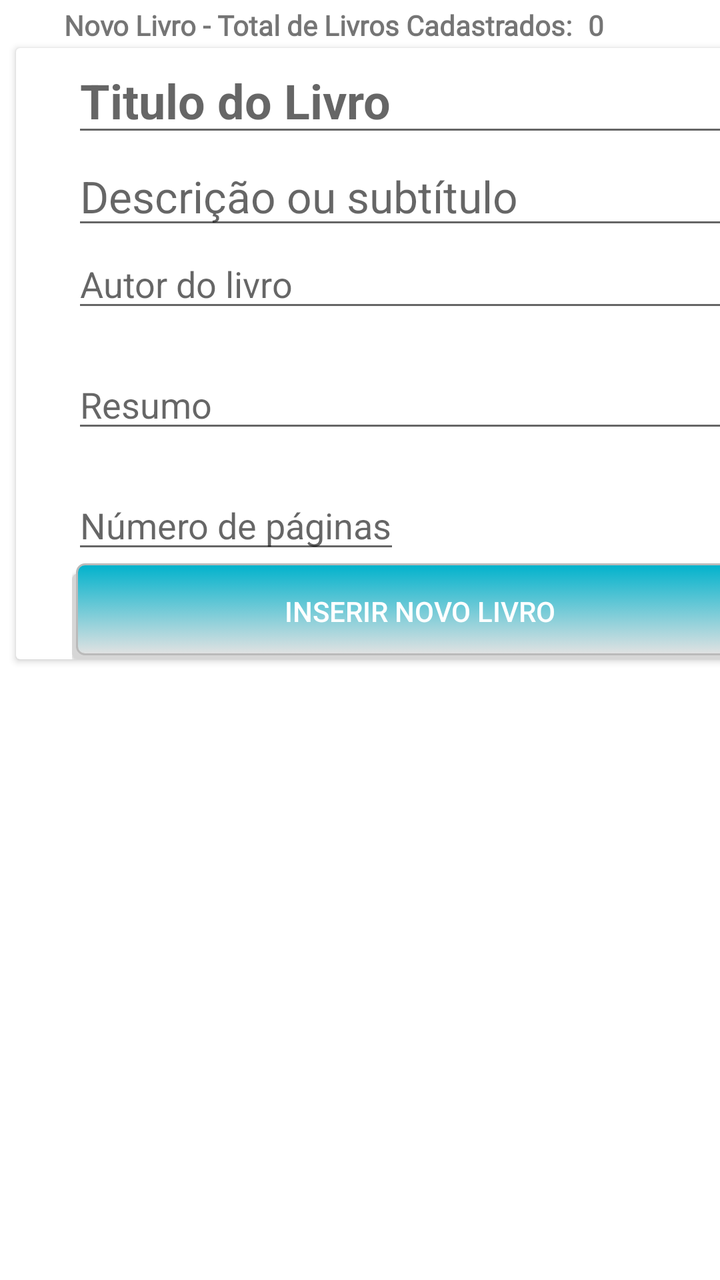
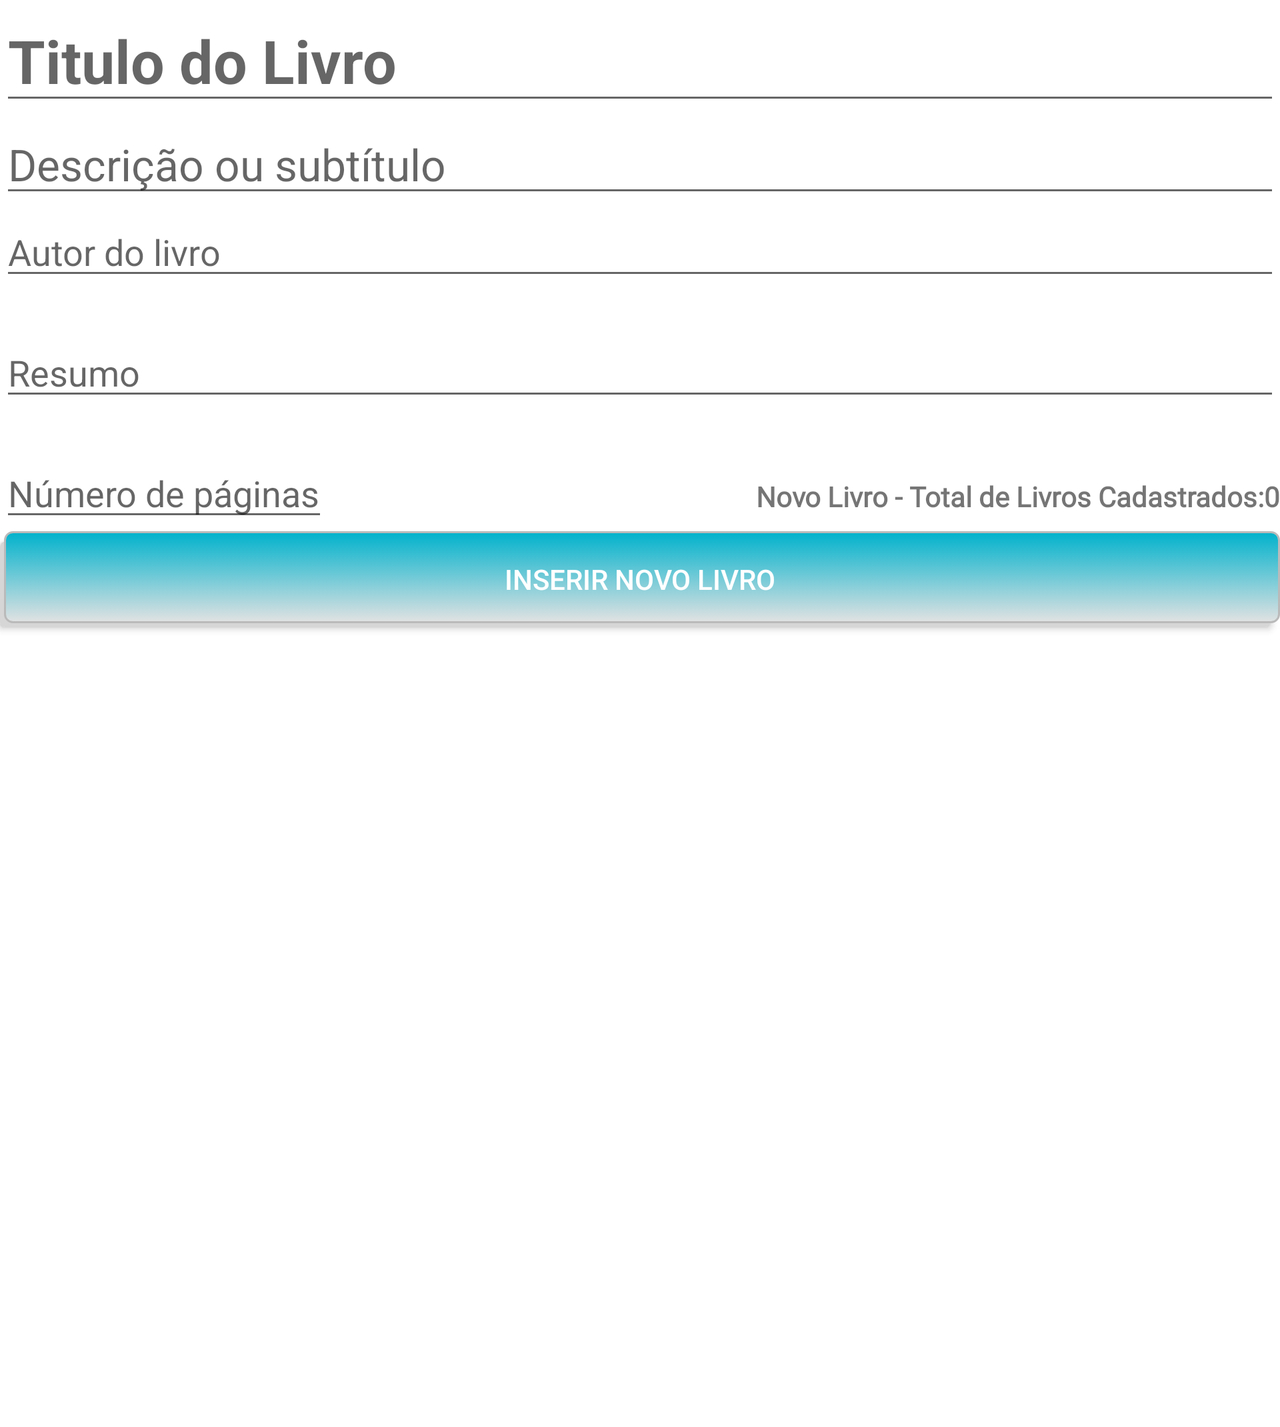

Compare how this app lays out the same screen by default and in its alternative resource folder. The renders come first, then the two layout files and the values they reference.
<!-- AndroidManifest.xml: application theme AppTheme -->
<!-- res/layout/fragment_new.xml -->
<?xml version="1.0" encoding="utf-8"?>
<androidx.constraintlayout.widget.ConstraintLayout xmlns:android="http://schemas.android.com/apk/res/android"
    xmlns:app="http://schemas.android.com/apk/res-auto"
    xmlns:tools="http://schemas.android.com/tools"
    android:layout_width="match_parent"
    android:layout_height="match_parent"
    android:background="@android:color/white"
    tools:context=".frags.NewFrag">

    <TextView
        android:id="@+id/txt1"
        android:layout_width="wrap_content"
        android:layout_height="wrap_content"
        android:layout_marginStart="32dp"
        android:layout_marginLeft="32dp"
        android:layout_marginTop="3dp"
        android:fontFamily="@font/roboto"
        android:text="@string/LiveData_NovoLivro"
        android:textSize="14sp"
        android:textStyle="bold"
        app:layout_constraintStart_toStartOf="parent"
        app:layout_constraintTop_toTopOf="parent" />

    <TextView
        android:id="@+id/txt2"
        android:layout_width="wrap_content"
        android:layout_height="wrap_content"
        android:layout_marginStart="8dp"
        android:layout_marginLeft="8dp"
        android:layout_marginTop="3dp"
        android:fontFamily="@font/roboto"
        android:text="@string/_02"
        android:textSize="14sp"
        android:textStyle="bold"
        app:layout_constraintStart_toEndOf="@+id/txt1"
        app:layout_constraintTop_toTopOf="parent" />

    <androidx.cardview.widget.CardView
        android:layout_width="400dp"
        android:layout_height="wrap_content"
        android:layout_marginStart="8dp"
        android:layout_marginLeft="8dp"
        android:layout_marginTop="24dp"
        android:layout_marginEnd="8dp"
        android:layout_marginRight="8dp"
        app:layout_constraintEnd_toEndOf="parent"
        app:layout_constraintHorizontal_bias="0.0"
        app:layout_constraintStart_toStartOf="parent"
        app:layout_constraintTop_toTopOf="parent">

        <ScrollView
            android:layout_width="match_parent"
            android:layout_height="match_parent"
            android:layout_marginLeft="28dip"
            android:layout_marginRight="24dip">

            <LinearLayout
                android:layout_width="match_parent"
                android:layout_height="match_parent"
                android:orientation="vertical">

                <EditText
                    android:id="@+id/edtTitulo"
                    android:layout_width="match_parent"
                    android:layout_height="wrap_content"
                    android:hint="@string/titulo_do_livroNew"
                    android:inputType="textAutoCorrect"
                    android:textAppearance="@style/TextAppearance.AppCompat.Medium"
                    android:textColor="@android:color/background_dark"
                    android:textSize="24sp"
                    android:textStyle="bold"
                    android:autofillHints="" />

                <EditText
                    android:id="@+id/edtDesc"
                    android:layout_width="match_parent"
                    android:layout_height="wrap_content"
                    android:hint="@string/descri_o_ou_subt_tuloNew"
                    android:inputType="textAutoCorrect"
                    android:textAppearance="@style/TextAppearance.AppCompat.Medium"
                    android:textColor="@android:color/background_dark"
                    android:textSize="22sp"
                    android:autofillHints="" />

                <EditText
                    android:id="@+id/edtAutor"
                    android:layout_width="match_parent"
                    android:layout_height="wrap_content"
                    android:hint="@string/autor_do_livroNew"
                    android:inputType="text"
                    android:textSize="18sp"
                    android:autofillHints="" />

                <TextView
                    android:id="@+id/textViewBlank11"
                    android:layout_width="match_parent"
                    android:layout_height="wrap_content" />

                <EditText
                    android:id="@+id/edtResumo"
                    android:layout_width="match_parent"
                    android:layout_height="wrap_content"
                    android:hint="@string/resumoNew"
                    android:inputType="textAutoCorrect"
                    android:autofillHints="" />

                <TextView
                    android:id="@+id/textViewBlank12"
                    android:layout_width="match_parent"
                    android:layout_height="wrap_content" />

                <LinearLayout
                    android:layout_width="match_parent"
                    android:layout_height="match_parent"
                    android:orientation="horizontal">

                    <EditText
                        android:id="@+id/txtPagina"
                        android:layout_width="wrap_content"
                        android:layout_height="wrap_content"
                        android:hint="@string/n_mero_de_p_ginasNew"
                        android:inputType="number"
                        android:shadowColor="@android:color/holo_blue_light"
                        android:textColor="@android:color/holo_blue_light"
                        android:autofillHints="" />

                    <TextView
                        android:id="@+id/edtPag"
                        android:layout_width="wrap_content"
                        android:layout_height="wrap_content"
                        android:layout_weight="1" />

                    <TextView
                        android:id="@+id/textView4"
                        android:layout_width="wrap_content"
                        android:layout_height="wrap_content"
                        android:layout_weight="1" />

                    <TextView
                        android:id="@+id/textView5"
                        android:layout_width="wrap_content"
                        android:layout_height="wrap_content"
                        android:layout_weight="1" />

                </LinearLayout>

                <Button
                    android:id="@+id/btnNovoLivro"
                    android:layout_width="match_parent"
                    android:layout_height="wrap_content"
                    android:text="@string/inserir_novo_livroNew"
                    android:background="@drawable/button_selector"/>
            </LinearLayout>
        </ScrollView>

    </androidx.cardview.widget.CardView>

</androidx.constraintlayout.widget.ConstraintLayout>
<!-- resources referenced by this layout -->
<resources>
  <!-- drawable button_selector (drawable) -->
  <?xml version="1.0" encoding="utf-8"?>
  <selector xmlns:android="http://schemas.android.com/apk/res/android">
      <item>
          <layer-list>
              <item android:right="5dp" android:top="5dp">
                  <shape>
                      <corners android:radius="3dp" />
                      <solid android:color="#D6D6D6" />
                  </shape>
              </item>
              <item android:bottom="2dp" android:left="2dp">
                  <shape>
                      <gradient android:angle="270"
                          android:endColor="#E2E2E2" android:startColor="@color/colorAccent" />
                      <stroke android:width="1dp" android:color="#BABABA" />
                      <corners android:radius="4dp" />
                      <padding android:bottom="10dp" android:left="10dp"
                          android:right="10dp" android:top="10dp" />
                  </shape>
              </item>
          </layer-list>
      </item>
  </selector>
  <string name="LiveData_NovoLivro">Novo Livro - Total de Livros Cadastrados:</string>
  <string name="_02">0</string>
  <string name="autor_do_livroNew">Autor do livro</string>
  <string name="descri_o_ou_subt_tuloNew">Descrição ou subtítulo</string>
  <string name="inserir_novo_livroNew">Inserir Novo Livro</string>
  <string name="n_mero_de_p_ginasNew">Número de páginas</string>
  <string name="resumoNew">Resumo</string>
  <string name="titulo_do_livroNew">Titulo do Livro</string>
  <style name="AppTheme" parent="Theme.AppCompat.Light.DarkActionBar">
          
          <item name="colorPrimary">@color/colorPrimary</item>
          <item name="colorPrimaryDark">@color/colorPrimaryDark</item>
          <item name="colorAccent">@color/colorAccent</item>
          <item name="buttonStyle">@style/AppTheme.RoundedCornerMaterialButton</item>
      </style>
  <color name="colorAccent">#00b2cc</color>
  <color name="colorPrimary">#58a5f0</color>
  <color name="colorPrimaryDark">#00227b</color>
  <style name="AppTheme.RoundedCornerMaterialButton" parent="Widget.AppCompat.Button.Colored">
          <item name="android:background">@drawable/rounded_shape</item>
      </style>
</resources>
<!-- res/layout-land/fragment_new.xml (the repository's variant of the layout above) -->
<!-- drawn on the phone turned sideways -->
<?xml version="1.0" encoding="utf-8"?>
<ScrollView xmlns:android="http://schemas.android.com/apk/res/android"
    xmlns:app="http://schemas.android.com/apk/res-auto"
    android:layout_width="match_parent"
    android:layout_height="match_parent"
    xmlns:tools="http://schemas.android.com/tools"
    android:fillViewport="true"
    android:scrollbarStyle="insideOverlay"
    tools:context=".frags.NewFrag">

    <LinearLayout
        android:layout_width="match_parent"
        android:layout_height="wrap_content"
        android:background="@android:color/white"
        android:orientation="vertical">

        <EditText
            android:id="@+id/edtTitulo"
            android:layout_width="match_parent"
            android:layout_height="wrap_content"
            android:autofillHints=""
            android:hint="@string/titulo_do_livro"
            android:inputType="text"
            android:textAppearance="@style/TextAppearance.AppCompat.Medium"
            android:textColor="@android:color/background_dark"
            android:textSize="30sp"
            android:textStyle="bold" />

        <EditText
            android:id="@+id/edtDesc"
            android:layout_width="match_parent"
            android:layout_height="wrap_content"
            android:autofillHints=""
            android:hint="@string/descri_o_ou_subt_tuloNew"
            android:inputType="textAutoCorrect"
            android:textAppearance="@style/TextAppearance.AppCompat.Medium"
            android:textColor="@android:color/background_dark"
            android:textSize="22sp" />

        <EditText
            android:id="@+id/edtAutor"
            android:layout_width="match_parent"
            android:layout_height="wrap_content"
            android:autofillHints=""
            android:hint="@string/autor_do_livroNew"
            android:inputType="text"
            android:textSize="18sp" />

        <TextView
            android:id="@+id/textViewBlank11"
            android:layout_width="match_parent"
            android:layout_height="wrap_content" />

        <EditText
            android:id="@+id/edtResumo"
            android:layout_width="match_parent"
            android:layout_height="wrap_content"
            android:autofillHints=""
            android:hint="@string/resumoNew"
            android:inputType="textAutoCorrect" />

        <TextView
            android:id="@+id/textViewBlank12"
            android:layout_width="match_parent"
            android:layout_height="wrap_content" />

        <LinearLayout
            android:layout_width="match_parent"
            android:layout_height="match_parent"
            android:orientation="horizontal">

            <EditText
                android:id="@+id/txtPagina"
                android:layout_width="wrap_content"
                android:layout_height="wrap_content"
                android:hint="@string/n_mero_de_p_ginasNew"
                android:inputType="number"
                android:shadowColor="@android:color/holo_blue_light"
                android:textColor="@android:color/holo_blue_light"
                android:autofillHints="" />

            <TextView
                android:id="@+id/edtPag"
                android:layout_width="wrap_content"
                android:layout_height="wrap_content"
                android:layout_weight="1" />

            <TextView
                android:id="@+id/txt1"
                android:layout_width="wrap_content"
                android:layout_height="wrap_content"
                android:fontFamily="@font/roboto"
                android:text="@string/LiveData_NovoLivro"
                android:textSize="14sp"
                android:textStyle="bold" />

            <TextView
                android:id="@+id/txt2"
                android:layout_width="wrap_content"
                android:layout_height="wrap_content"
                android:fontFamily="@font/roboto"
                android:text="@string/_02"
                android:textSize="14sp"
                android:textStyle="bold" />

        </LinearLayout>

        <Button
            android:id="@+id/btnNovoLivro"
            android:layout_width="match_parent"
            android:layout_height="wrap_content"
            android:text="@string/inserir_novo_livroNew"
            android:background="@drawable/button_selector"/>

        <androidx.cardview.widget.CardView
            android:layout_width="0dp"
            android:layout_height="392dp"
            android:layout_marginTop="8dp"
            app:layout_constraintEnd_toEndOf="parent"
            app:layout_constraintStart_toStartOf="parent"
            app:layout_constraintTop_toTopOf="parent">

        </androidx.cardview.widget.CardView>


    </LinearLayout>
</ScrollView>
<!-- resources referenced by the variant -->
<!-- as the phone turned sideways resolves them -->
<resources>
  <!-- drawable button_selector (drawable) -->
  <?xml version="1.0" encoding="utf-8"?>
  <selector xmlns:android="http://schemas.android.com/apk/res/android">
      <item>
          <layer-list>
              <item android:right="5dp" android:top="5dp">
                  <shape>
                      <corners android:radius="3dp" />
                      <solid android:color="#D6D6D6" />
                  </shape>
              </item>
              <item android:bottom="2dp" android:left="2dp">
                  <shape>
                      <gradient android:angle="270"
                          android:endColor="#E2E2E2" android:startColor="@color/colorAccent" />
                      <stroke android:width="1dp" android:color="#BABABA" />
                      <corners android:radius="4dp" />
                      <padding android:bottom="10dp" android:left="10dp"
                          android:right="10dp" android:top="10dp" />
                  </shape>
              </item>
          </layer-list>
      </item>
  </selector>
  <string name="LiveData_NovoLivro">Novo Livro - Total de Livros Cadastrados:</string>
  <string name="_02">0</string>
  <string name="autor_do_livroNew">Autor do livro</string>
  <string name="descri_o_ou_subt_tuloNew">Descrição ou subtítulo</string>
  <string name="inserir_novo_livroNew">Inserir Novo Livro</string>
  <string name="n_mero_de_p_ginasNew">Número de páginas</string>
  <string name="resumoNew">Resumo</string>
  <string name="titulo_do_livro">Titulo do Livro</string>
  <style name="AppTheme" parent="Theme.AppCompat.Light.DarkActionBar">
          
          <item name="colorPrimary">@color/colorPrimary</item>
          <item name="colorPrimaryDark">@color/colorPrimaryDark</item>
          <item name="colorAccent">@color/colorAccent</item>
          <item name="buttonStyle">@style/AppTheme.RoundedCornerMaterialButton</item>
      </style>
  <color name="colorAccent">#00b2cc</color>
  <color name="colorPrimary">#58a5f0</color>
  <color name="colorPrimaryDark">#00227b</color>
  <style name="AppTheme.RoundedCornerMaterialButton" parent="Widget.AppCompat.Button.Colored">
          <item name="android:background">@drawable/rounded_shape</item>
      </style>
</resources>
